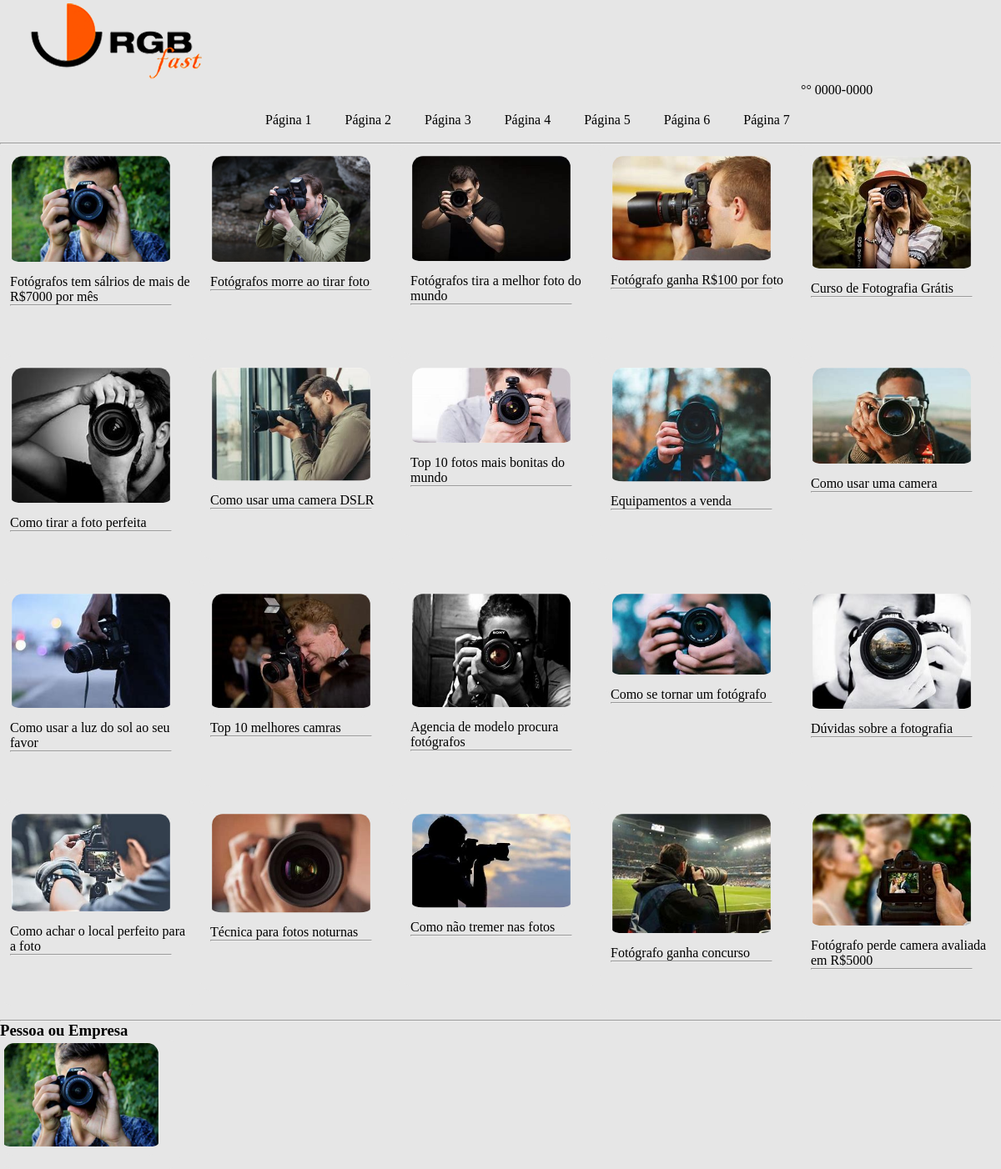
The page / on the database its author committed.
### tables this page shows
CREATE TABLE TEXTO(
 CODIGO_TEXTO INT  PRIMARY KEY NOT NULL auto_increment,
 TEXTO VARCHAR (300)
 );

### index.php (the view, shortened to what this page needs)
<?php
include("conexao.php");
   ?>
<!DOCTYPE html>
<html lang="pt-br">
    <head>
        <link rel="stylesheet" type="text/css" href="css/style.css" >
    </head>
    <body>
     <div class="container" >
        <div class="logo">
            <img  src="img/logo.png" alt="" >
         </div>
    <div class="menu">
        <div class="telefone">
            <p>°° 0000-0000</p>
        </div>
        <nav>
            <ul id="menuconfig">
                <li> <a href="#">Página 1</a> </li>
                <li> <a href="#">Página 2</a></li>
                <li> <a href="#">Página 3</a></li>
                <li> <a href="#">Página 4</a></li>
                <li> <a href="#">Página 5</a></li>
                <li> <a href="#">Página 6</a></li>
                <li> <a href="#">Página 7</a></li>
            </ul>
        </nav>
        <hr>
    </div>
    <div class="linha">
        <div class="foto">
            <img class="foto" src="img/foto1.jfif" alt="" >
            <?php
            $consulta = "SELECT TEXTO FROM TEXTO where CODIGO_TEXTO='1'" ;
            $CON = mysqli_query($mysqli,$consulta) or die ("Erro ao conectar");
           while($fetch = mysqli_fetch_row($CON)){
             echo $fetch[0];
        }
           ?>
            <hr class="hrstyle">
        </div>
        <div class="foto">
            <img class="foto" src="img/foto2.jfif" alt="" >
            <?php
            $consulta = "SELECT TEXTO FROM TEXTO where CODIGO_TEXTO='2'" ;
            $CON = mysqli_query($mysqli,$consulta) or die ("Erro ao conectar");
           while($fetch = mysqli_fetch_row($CON)){
             echo $fetch[0];
        }
           ?>
            <hr class="hrstyle">
        </div>
        <div class="foto">
            <img class="foto" src="img/foto3.jfif" alt="" >
            <?php
            $consulta = "SELECT TEXTO FROM TEXTO where CODIGO_TEXTO='3'" ;
            $CON = mysqli_query($mysqli,$consulta) or die ("Erro ao conectar");
           while($fetch = mysqli_fetch_row($CON)){
             echo $fetch[0];
        }
           ?>
            <hr class="hrstyle">
        </div>
        <div class="foto">
            <img class="foto" src="img/foto4.jfif" alt="" >
            <?php
            $consulta = "SELECT TEXTO FROM TEXTO where CODIGO_TEXTO='4'" ;
            $CON = mysqli_query($mysqli,$consulta) or die ("Erro ao conectar");
           while($fetch = mysqli_fetch_row($CON)){
             echo $fetch[0];
        }
           ?>
            <hr class="hrstyle">
        </div>
        <div class="foto">
            <img class="foto" src="img/foto5.jfif" alt="" >
            <?php
            $consulta = "SELECT TEXTO FROM TEXTO where CODIGO_TEXTO='5'" ;
            $CON = mysqli_query($mysqli,$consulta) or die ("Erro ao conectar");
           while($fetch = mysqli_fetch_row($CON)){
             echo $fetch[0];
        }
           ?>
            <hr class="hrstyle">
        </div>
    </div>
    <div class="linha">
        <div class="foto">
            <img class="foto" src="img/foto6.jfif" alt="" >
            <?php
            $consulta = "SELECT TEXTO FROM TEXTO where CODIGO_TEXTO='6'" ;
            $CON = mysqli_query($mysqli,$consulta) or die ("Erro ao conectar");
           while($fetch = mysqli_fetch_row($CON)){
             echo $fetch[0];
        }
           ?>
            <hr class="hrstyle">
        </div>
        <div class="foto">
            <img class="foto" src="img/foto7.jfif" alt="" >
            <?php
            $consulta = "SELECT TEXTO FROM TEXTO where CODIGO_TEXTO='7'" ;
            $CON = mysqli_query($mysqli,$consulta) or die ("Erro ao conectar");
           while($fetch = mysqli_fetch_row($CON)){
             echo $fetch[0];
        }
           ?>
            <hr class="hrstyle">
        </div>
        <div class="foto">
            <img class="foto" src="img/foto8.jfif" alt="" >
            <?php
            $consulta = "SELECT TEXTO FROM TEXTO where CODIGO_TEXTO='8'" ;
            $CON = mysqli_query($mysqli,$consulta) or die ("Erro ao conectar");
           while($fetch = mysqli_fetch_row($CON)){
             echo $fetch[0];
        }
           ?>
            <hr class="hrstyle">
        </div>
        <div class="foto">
            <img class="foto" src="img/foto9.jfif" alt="" >
            <?php
            $consulta = "SELECT TEXTO FROM TEXTO where CODIGO_TEXTO='9'" ;
            $CON = mysqli_query($mysqli,$consulta) or die ("Erro ao conectar");
           while($fetch = mysqli_fetch_row($CON)){
             echo $fetch[0];
        }
           ?>
            <hr class="hrstyle">
        </div>
        <div class="foto">
            <img class="foto" src="img/foto10.jfif" alt="" >
            <?php
            $consulta = "SELECT TEXTO FROM TEXTO where CODIGO_TEXTO='10'" ;
            $CON = mysqli_query($mysqli,$consulta) or die ("Erro ao conectar");
           while($fetch = mysqli_fetch_row($CON)){
             echo $fetch[0];
        }
           ?>
            <hr class="hrstyle">
        </div>
    </div>
    <div class="linha">
        <div class="foto">
            <img class="foto" src="img/foto11.jfif" alt="" >
            <?php
            $consulta = "SELECT TEXTO FROM TEXTO where CODIGO_TEXTO='11'" ;
            $CON = mysqli_query($mysqli,$consulta) or die ("Erro ao conectar");
           while($fetch = mysqli_fetch_row($CON)){
             echo $fetch[0];
        }
           ?>
            <hr class="hrstyle">
        </div>
        <div class="foto">
            <img class="foto" src="img/foto12.jfif" alt="" >
            <?php
            $consulta = "SELECT TEXTO FROM TEXTO where CODIGO_TEXTO='12'" ;
            $CON = mysqli_query($mysqli,$consulta) or die ("Erro ao conectar");
           while($fetch = mysqli_fetch_row($CON)){
             echo $fetch[0];
        }
           ?>
            <hr class="hrstyle">
        </div>
        <div class="foto">
            <img class="foto" src="img/foto13.jfif" alt="" >
            <?php
            $consulta = "SELECT TEXTO FROM TEXTO where CODIGO_TEXTO='13'" ;
            $CON = mysqli_query($mysqli,$consulta) or die ("Erro ao conectar");
           while($fetch = mysqli_fetch_row($CON)){
             echo $fetch[0];
        }
           ?>
            <hr class="hrstyle">
        </div>
        <div class="foto">
            <img class="foto" src="img/foto14.jfif" alt="" >
            <?php
            $consulta = "SELECT TEXTO FROM TEXTO where CODIGO_TEXTO='14'" ;
            $CON = mysqli_query($mysqli,$consulta) or die ("Erro ao conectar");
           while($fetch = mysqli_fetch_row($CON)){
             echo $fetch[0];
        }
           ?>
            <hr class="hrstyle">
        </div>
        <div class="foto">
            <img class="foto" src="img/foto15.jfif" alt="" >
            <?php
            $consulta = "SELECT TEXTO FROM TEXTO where CODIGO_TEXTO='15'" ;
            $CON = mysqli_query($mysqli,$consulta) or die ("Erro ao conectar");
           while($fetch = mysqli_fetch_row($CON)){
             echo $fetch[0];
        }
           ?>
            <hr class="hrstyle">
        </div>
    </div>
    <div class="linha">
        <div class="foto">
            <img class="foto" src="img/foto16.jfif" alt="" >
            <?php
            $consulta = "SELECT TEXTO FROM TEXTO where CODIGO_TEXTO='16'" ;
            $CON = mysqli_query($mysqli,$consulta) or die ("Erro ao conectar");
           while($fetch = mysqli_fetch_row($CON)){
             echo $fetch[0];
        }
           ?>
            <hr class="hrstyle">
        </div>
        <div class="foto">
            <img class="foto" src="img/foto17.jfif" alt="" >
            <?php
            $consulta = "SELECT TEXTO FROM TEXTO where CODIGO_TEXTO='17'" ;
            $CON = mysqli_query($mysqli,$consulta) or die ("Erro ao conectar");
           while($fetch = mysqli_fetch_row($CON)){
             echo $fetch[0];
        }
           ?>
            <hr class="hrstyle">
        </div>
        <div class="foto">
            <img class="foto" src="img/foto18.jfif" alt="" >
            <?php
            $consulta = "SELECT TEXTO FROM TEXTO where CODIGO_TEXTO='18'" ;
            $CON = mysqli_query($mysqli,$consulta) or die ("Erro ao conectar");
           while($fetch = mysqli_fetch_row($CON)){
             echo $fetch[0];
        }
           ?>
            <hr class="hrstyle">
        </div>
        <div class="foto">
            <img class="foto" src="img/foto19.jfif" alt="" >
            <?php
            $consulta = "SELECT TEXTO FROM TEXTO where CODIGO_TEXTO='19'" ;
            $CON = mysqli_query($mysqli,$consulta) or die ("Erro ao conectar");
           while($fetch = mysqli_fetch_row($CON)){
             echo $fetch[0];
        }
           ?>
            <hr class="hrstyle">
        </div>
        <div class="foto">
            <img class="foto" src="img/foto20.jfif" alt="" >
            <?php
            $consulta = "SELECT TEXTO FROM TEXTO where CODIGO_TEXTO='20'" ;
            $CON = mysqli_query($mysqli,$consulta) or die ("Erro ao conectar");
           while($fetch = mysqli_fetch_row($CON)){
             echo $fetch[0];
        }
           ?>
            <hr class="hrstyle">
        </div>
    </div>
    <hr>
    <div class="rodape ">
    <h3 class="hrtyle"> Pessoa ou Empresa</h3>
        <div class="foto">
            <img class="foto" src="img/foto1.jfif" alt="" >
        </div>
    </div>
         </body>
</html>

### css/style.css (style rules this page uses)
* { background-color: rgb(230, 230, 230); margin: 0%; padding: 0%; box-sizing: border-box; }
.container { display: flexbox; }
.telefone { position: relative; margin-left: 80%; }
.logo { margin-left: 3%; }
#menuconfig { list-style: none; padding:0; padding-bottom:0; margin-left: 25%; list-style-type: none; }
#menuconfig li { display: inline-block; padding-bottom: 2%; padding: 2%; }
#menuconfig a { color: black; text-decoration: none; }
.foto { width: 90%; height: 90%; padding-left: 1%; padding-right: 1%; padding-top: 1%; padding-bottom: 5%; border-radius: 15px; }
.linha { display: flex; flex-direction: row; }
.hrstyle { width: 90%; }
.rodape { width: 20%; height: 20%; }
.hrstyle { padding-left: 50%; }

### rows shown on the page
texto: TEXTO "Fotógrafos tem sálrios de mais de R$7000 por mês"
texto: TEXTO "Fotógrafos morre ao tirar foto"
texto: TEXTO "Fotógrafos tira a melhor foto do mundo"
texto: TEXTO "Fotógrafo ganha R$100 por foto"
texto: TEXTO "Curso de Fotografia Grátis"
texto: TEXTO "Como tirar a foto perfeita"
texto: TEXTO "Como usar uma camera DSLR"
texto: TEXTO "Top 10 fotos mais bonitas do mundo"
texto: TEXTO "Equipamentos a venda"
texto: TEXTO "Como usar uma camera"
texto: TEXTO "Como usar a luz do sol ao seu favor"
texto: TEXTO "Top 10 melhores camras"
texto: TEXTO "Agencia de modelo procura fotógrafos"
texto: TEXTO "Como se tornar um fotógrafo"
texto: TEXTO "Dúvidas sobre a fotografia"
texto: TEXTO "Como achar o local perfeito para a foto"
texto: TEXTO "Técnica para fotos noturnas"
texto: TEXTO "Como não tremer nas fotos"
texto: TEXTO "Fotógrafo ganha concurso"
texto: TEXTO "Fotógrafo perde camera avaliada em R$5000"
